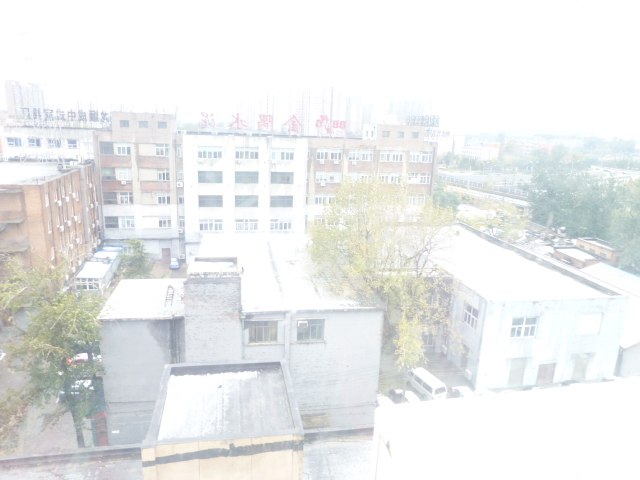
#> input picture samples/sample01.jpg, 640 x 480 px; its folder holds only this picture in this run
$ python my_clhe.py
#> lines starting #> are read from the running program, lines starting #| are printed output that depends on the picture
import os
import math
import numpy as np
import matplotlib.pyplot as plt
from PIL import Image
import time
import cv2

pixel_range = 256
img_dir = "samples"
result_dir = "clhe_results"

if not os.path.exists(result_dir):
    os.makedirs(result_dir)

def my_clhe(img, cliplimit, pixel_range):
    if pixel_range>=1 and cliplimit >=1 :
        height, width = img.shape
        s = np.zeros((pixel_range,), dtype=int)

        for i in range(height): #calculate original histgram
            for j in range(width):
                s[img[i, j]] = s[img[i, j]] + 1

        clipped = 0 # use cliplimit to redistribute the histgram
        for i in range(pixel_range):
            if s[i] > cliplimit:
                clipped = clipped + s[i] - cliplimit
                s[i] = cliplimit
        resdistBatch = int(clipped / pixel_range)
        residual = clipped - resdistBatch * pixel_range
        for i in range(pixel_range): # average distribution
            s[i] = s[i] + resdistBatch
        for i in range(residual):
            s[i] = s[i] + 1


        sum = np.zeros((pixel_range,), dtype=int) #calculate cumulative matrix
        for i in range(pixel_range):
            if i == 0:
                sum[i] = s[i]
            else:
                sum[i] = sum[i - 1] + s[i]
        for i in range(pixel_range):
            sum[i] = sum[i] / (height * width) * pixel_range

        res = np.zeros((height, width), dtype=int)
        for i in range(height):
            for j in range(width):
                res[i, j] = sum[img[i, j]]
    else:
        res = img

    return res

if __name__ == '__main__':
    img_names = os.listdir(img_dir)
    for img_name in img_names:
        if img_name.endswith(".jpg") or img_name.endswith(".jpeg"):

            #RGB
            RGB_folder_name = "rgb_clhe_results"
            if not os.path.exists(os.path.join(result_dir, RGB_folder_name)):
                os.makedirs(os.path.join(result_dir, RGB_folder_name))

            before_img = cv2.imread(os.path.join(img_dir, img_name))
#> before_img is the input picture: shape (480, 640, 3); mean B, G, R 234.8, 235.3, 233.6
            mb, mg, mr = cv2.split(before_img)
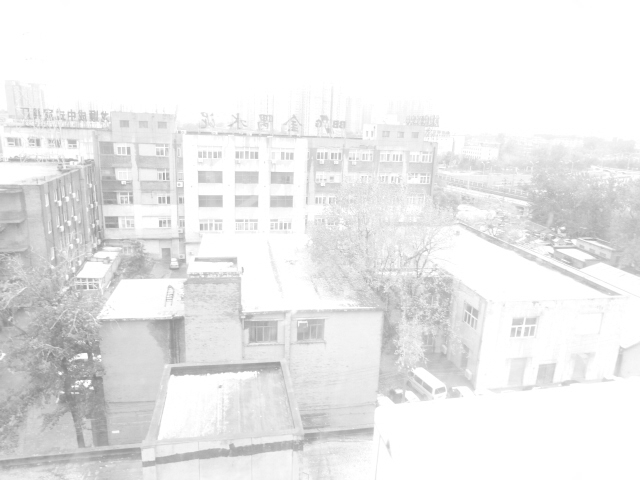
#> mg: shape (480, 640); min 129, max 255, mean 235.3

            cliplimit = 10000

            my_mb = my_clhe(mb,cliplimit,pixel_range)
#> after the loop in my_clhe, `for i in range(height):`: s = 256 values, max 133127 at index 255, min 0 at index 0, mean 1200
#> the loop in my_clhe, `for i in range(pixel_range):` made 256 passes
#> clipped on pass 256: 123127
#> after the loop in my_clhe, `for i in range(pixel_range):`: clipped = 123127; s = 256 values, max 10000 at index 255, min 0 at index 0, mean 719
#> in my_clhe, `resdistBatch = int(clipped / pixel_range)`: resdistBatch = 480
#> in my_clhe, `residual = clipped - resdistBatch * pixel_range`: residual = 247
#> after the loop in my_clhe, `for i in range(pixel_range):`: s = 256 values, max 10480 at index 255, min 480 at index 0, mean 1199
#> after the loop in my_clhe, `for i in range(residual):`: s = 256 values, max 10480 at index 255, min 481 at index 0, mean 1200
#> after the loop in my_clhe, `for i in range(pixel_range):`: sum = 256 values from 481 to 307200
#> after the loop in my_clhe, `for i in range(pixel_range):`: sum = 256 values from 0 to 256
#> after the loop in my_clhe, `for i in range(height):`:
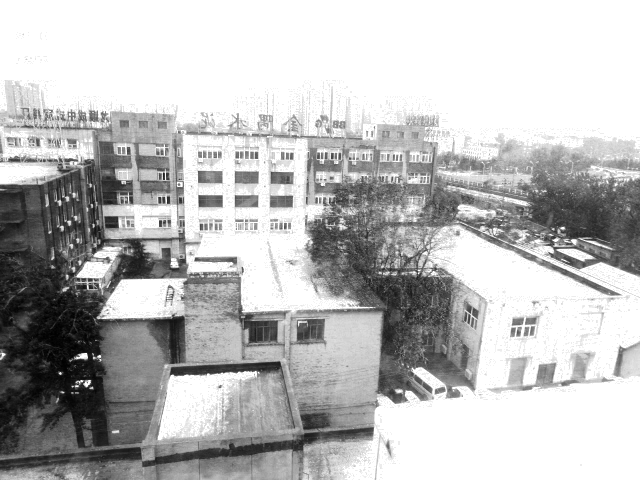
#> res: shape (480, 640) int64; min 52, max 256, mean 202.4; drawn with min black and max white
            my_mg = my_clhe(mg,cliplimit,pixel_range)
#> call 2 of my_clhe, with cliplimit = 10000, pixel_range = 256
#> after the loop in my_clhe (call 2), `for i in range(height):`: s = 256 values, max 122976 at index 255, min 0 at index 0, mean 1200
#> the loop in my_clhe (call 2), `for i in range(pixel_range):` made 256 passes
#> clipped on passes 255 to 256: 312, 113288
#> after the loop in my_clhe (call 2), `for i in range(pixel_range):`: clipped = 113288; s = 256 values, max 10000 at index 254, min 0 at index 0, mean 757.5
#> in my_clhe (call 2), `resdistBatch = int(clipped / pixel_range)`: resdistBatch = 442
#> in my_clhe (call 2), `residual = clipped - resdistBatch * pixel_range`: residual = 136
#> after the loop in my_clhe (call 2), `for i in range(pixel_range):`: s = 256 values, max 10442 at index 254, min 442 at index 0, mean 1199.5
#> after the loop in my_clhe (call 2), `for i in range(residual):`: s = 256 values, max 10442 at index 254, min 443 at index 0, mean 1200
#> after the loop in my_clhe (call 2), `for i in range(pixel_range):`: sum = 256 values from 443 to 307200
#> after the loop in my_clhe (call 2), `for i in range(pixel_range):`: sum = 256 values from 0 to 256
#> after the loop in my_clhe (call 2), `for i in range(height):`:
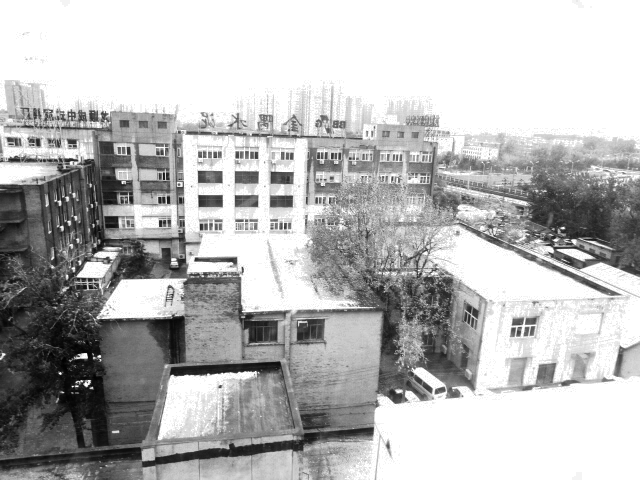
#> res: shape (480, 640) int64; min 47, max 256, mean 198.3; drawn with min black and max white
            my_mr = my_clhe(mr,cliplimit,pixel_range)
            res1_img = cv2.merge([my_mb,my_mg,my_mr])

            cv2.imwrite(os.path.join(result_dir, RGB_folder_name, img_name), res1_img)

            #HSV

            HSV_folder_name = "hsv_clhe_results"
            if not os.path.exists(os.path.join(result_dir, HSV_folder_name)):
                os.makedirs(os.path.join(result_dir, HSV_folder_name))

            before_img = cv2.imread(os.path.join(img_dir, img_name))
            before_img = cv2.cvtColor(before_img, cv2.COLOR_BGR2HSV)
#> before_img: shape (480, 640, 3); mean H, S, V 51.7, 8, 237.8
            h, s, v = cv2.split(before_img)
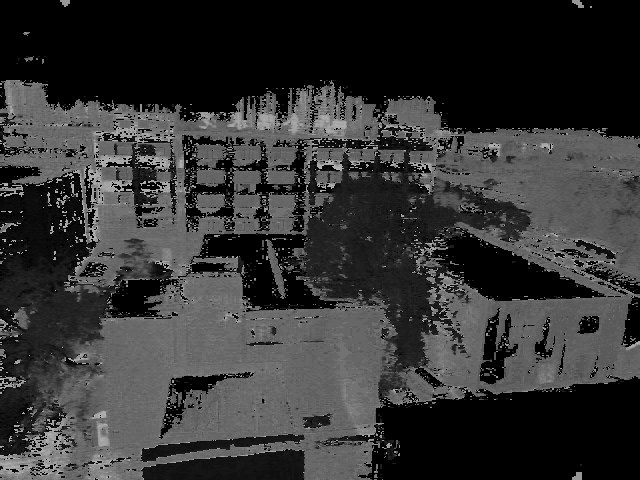
#> h: shape (480, 640); min 0, max 179, mean 51.7
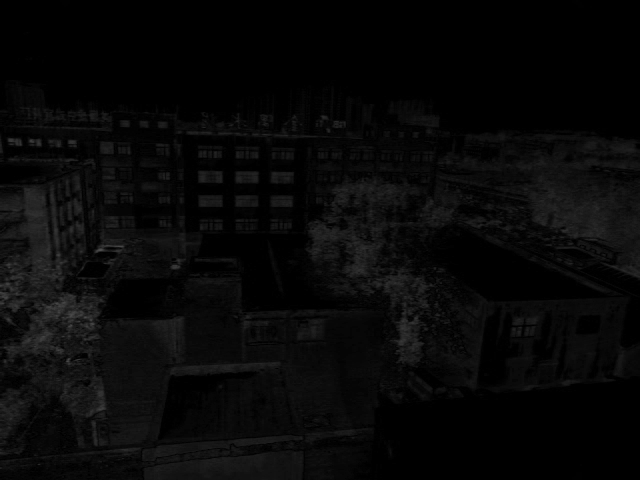
#> s: shape (480, 640); min 0, max 78, mean 8


            cliplimit = 10000
            v_ = my_clhe(v, cliplimit, pixel_range)
#> call 4 of my_clhe, with cliplimit = 10000, pixel_range = 256
#> after the loop in my_clhe (call 4), `for i in range(height):`: s = 256 values, max 136938 at index 255, min 0 at index 0, mean 1200
#> the loop in my_clhe (call 4), `for i in range(pixel_range):` made 256 passes
#> clipped on pass 256: 126938
#> after the loop in my_clhe (call 4), `for i in range(pixel_range):`: clipped = 126938; s = 256 values, max 10000 at index 255, min 0 at index 0, mean 704.1
#> in my_clhe (call 4), `resdistBatch = int(clipped / pixel_range)`: resdistBatch = 495
#> in my_clhe (call 4), `residual = clipped - resdistBatch * pixel_range`: residual = 218
#> after the loop in my_clhe (call 4), `for i in range(pixel_range):`: s = 256 values, max 10495 at index 255, min 495 at index 0, mean 1199.1
#> after the loop in my_clhe (call 4), `for i in range(residual):`: s = 256 values, max 10495 at index 255, min 496 at index 0, mean 1200
#> after the loop in my_clhe (call 4), `for i in range(pixel_range):`: sum = 256 values from 496 to 307200
#> after the loop in my_clhe (call 4), `for i in range(pixel_range):`: sum = 256 values from 0 to 256
#> after the loop in my_clhe (call 4), `for i in range(height):`:
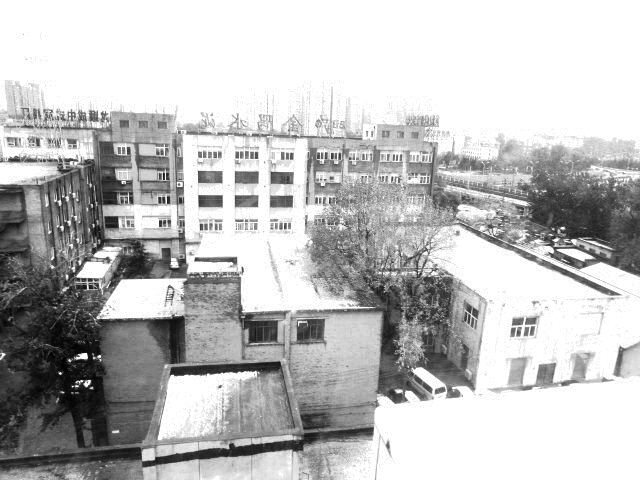
#> res: shape (480, 640) int64; min 55, max 256, mean 205.3; drawn with min black and max white

            for x in np.nditer(v_,  op_flags=['readwrite']):
                if x<0:
                    x[...] = 0
                elif x > 255:
                    x[...] = 255


            res1_img = cv2.merge([h, s, np.array(v_, dtype = 'uint8')])
#> res1_img: shape (480, 640, 3); mean H, S, V 51.7, 8, 204.8
            res1_img = cv2.cvtColor(res1_img, cv2.COLOR_HSV2BGR)
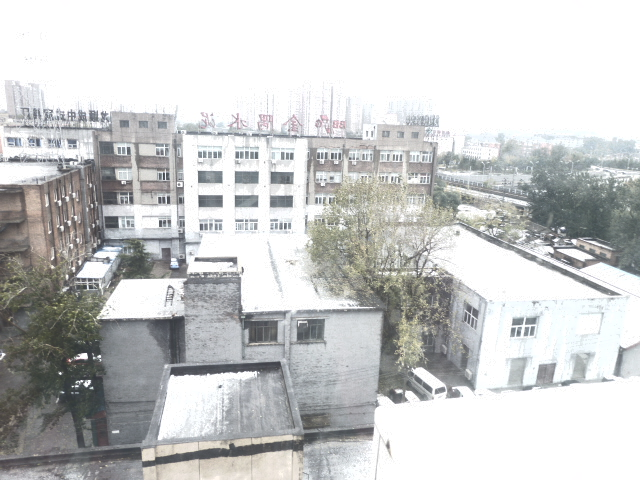
#> res1_img: shape (480, 640, 3); mean B, G, R 202.7, 202.9, 201.7

            cv2.imwrite(os.path.join(result_dir, HSV_folder_name, img_name), res1_img)

            #opencv clahe
            '''
            clahe = cv2.createCLAHE(clipLimit=4, tileGridSize=(8, 8))
            sys_mb = clahe.apply(mb)
            sys_mg = clahe.apply(mg)
            sys_mr = clahe.apply(mr)
            res2_img=cv2.merge([sys_mb,sys_mg,sys_mr])

            cv2.imwrite("res_clahe2.jpg",res2_img)

            '''

$ run again, on samples/sample05.jpeg
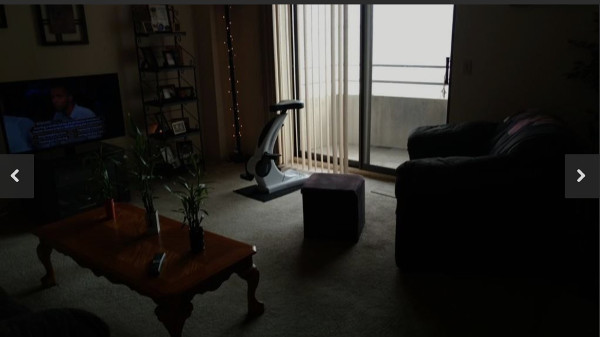
#> input picture samples/sample05.jpeg, 600 x 337 px
#> before_img is the input picture: shape (337, 600, 3); mean B, G, R 33, 36.7, 38.6
#> after the loop in my_clhe, `for i in range(height):`: s = 256 values, max 31181 at index 1, min 0 at index 223, mean 789.8
#> the loop in my_clhe, `for i in range(pixel_range):` made 256 passes
#> clipped on passes 2 to 3: 21181, 26000
#> after the loop in my_clhe, `for i in range(pixel_range):`: clipped = 26000; s = 256 values, max 10000 at index 1, min 0 at index 223, mean 688.3
#> resdistBatch = 101
#> residual = 144
#> after the loop in my_clhe, `for i in range(pixel_range):`: s = 256 values, max 10101 at index 1, min 101 at index 223, mean 789.3
#> after the loop in my_clhe, `for i in range(residual):`: s = 256 values, max 10102 at index 1, min 101 at index 223, mean 789.8
#> after the loop in my_clhe, `for i in range(pixel_range):`: sum = 256 values from 8665 to 202200
#> after the loop in my_clhe, `for i in range(pixel_range):`: sum = 256 values from 10 to 256
#> the loop in my_clhe (call 2), `for i in range(pixel_range):` made 256 passes
#> clipped on passes 2 to 4: 11292, 15168, 19917
#> before_img: shape (337, 600, 3); mean H, S, V 27.4, 80.9, 39.3
#> after the loop in my_clhe (call 4), `for i in range(height):`: s = 256 values, max 19845 at index 1, min 0 at index 223, mean 789.8
#> the loop in my_clhe (call 4), `for i in range(pixel_range):` made 256 passes
#> clipped on passes 2 to 4: 9845, 11543, 14484
#> after the loop in my_clhe (call 4), `for i in range(pixel_range):`: clipped = 14484; s = 256 values, max 10000 at index 1, min 0 at index 223, mean 733.3
#> resdistBatch = 56
#> residual = 148
#> after the loop in my_clhe (call 4), `for i in range(pixel_range):`: s = 256 values, max 10056 at index 1, min 56 at index 223, mean 789.3
#> after the loop in my_clhe (call 4), `for i in range(residual):`: s = 256 values, max 10057 at index 1, min 56 at index 223, mean 789.8
#> after the loop in my_clhe (call 4), `for i in range(pixel_range):`: sum = 256 values from 631 to 202200
#> after the loop in my_clhe (call 4), `for i in range(pixel_range):`: sum = 256 values from 0 to 256
#> after the loop in my_clhe (call 4), `for i in range(height):`:
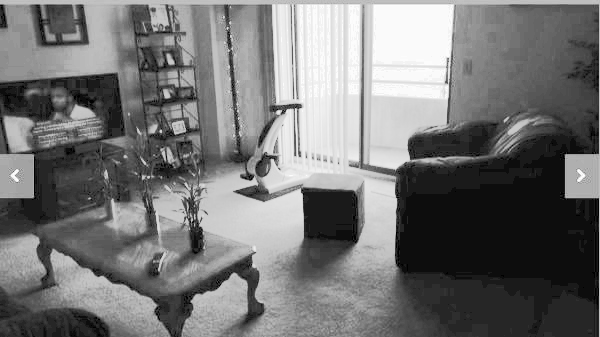
#> res: shape (337, 600) int64; min 0, max 253, mean 116.4
#> the loop `for x in np.nditer(v_,  op_flags=['readwrite']):` made 202200 passes
#> `res1_img = cv2.cvtColor(res1_img, cv2.COLOR_HSV2BGR)`:
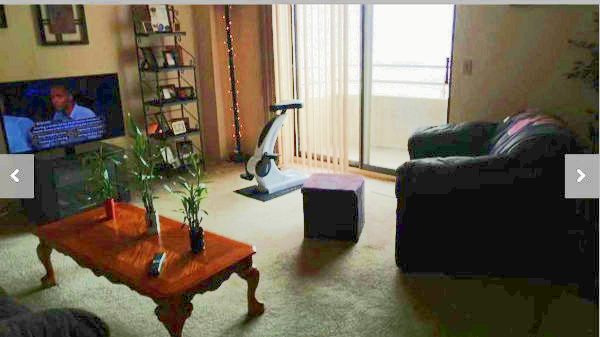
#> res1_img: shape (337, 600, 3); mean B, G, R 86.5, 103.6, 112.5

$ run again, on samples/sample06.jpg
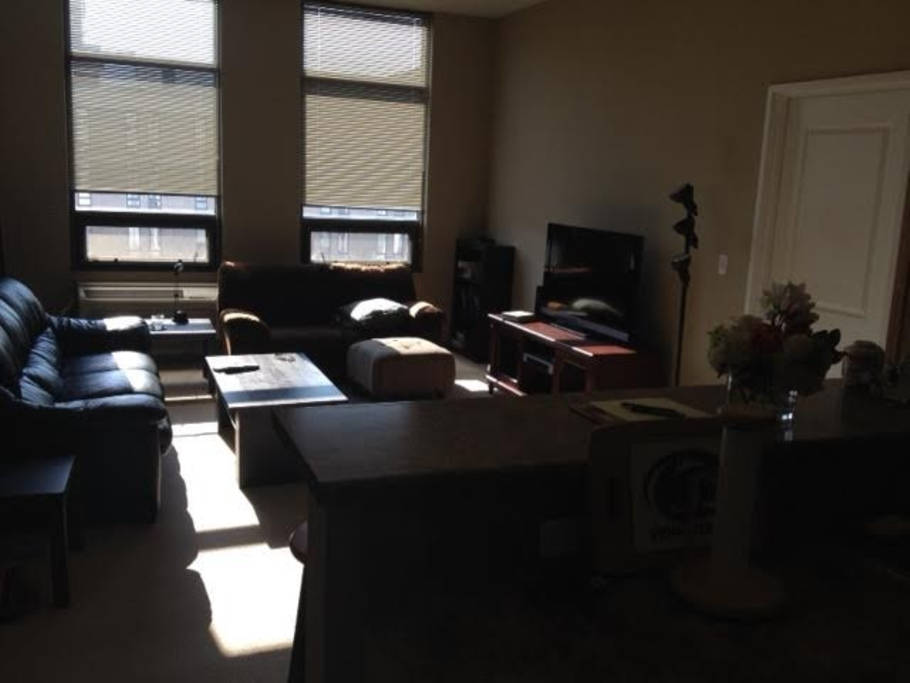
#> input picture samples/sample06.jpg, 910 x 683 px
#> before_img is the input picture: shape (683, 910, 3); mean B, G, R 50.4, 54.5, 58.9
#> after the loop in my_clhe, `for i in range(height):`: s = 256 values, max 31453 at index 9, min 138 at index 1, mean 2427.9
#> the loop in my_clhe, `for i in range(pixel_range):` made 256 passes
#> clipped on passes 8 to 15: 16762, 21998, 43451, 53398, 69951, 78379, 85587, 91001
#> after the loop in my_clhe, `for i in range(pixel_range):`: clipped = 105460; s = 256 values, max 10000 at index 7, min 138 at index 1, mean 2015.9
#> resdistBatch = 411
#> residual = 244
#> after the loop in my_clhe, `for i in range(pixel_range):`: s = 256 values, max 10411 at index 7, min 549 at index 1, mean 2426.9
#> after the loop in my_clhe, `for i in range(residual):`: s = 256 values, max 10412 at index 7, min 550 at index 1, mean 2427.9
#> after the loop in my_clhe, `for i in range(pixel_range):`: sum = 256 values from 620 to 621530
#> after the loop in my_clhe, `for i in range(pixel_range):`: sum = 256 values from 0 to 256
#> after the loop in my_clhe (call 2), `for i in range(height):`: s = 256 values, max 33781 at index 11, min 9 at index 0, mean 2427.9
#> the loop in my_clhe (call 2), `for i in range(pixel_range):` made 256 passes
#> clipped on passes 8 to 15: 8867, 12050, 24979, 27652, 51433, 66791, 81370, 88012
#> after the loop in my_clhe (call 2), `for i in range(pixel_range):`: clipped = 95693; s = 256 values, max 10000 at index 7, min 9 at index 0, mean 2054.1
#> resdistBatch = 373
#> residual = 205
#> after the loop in my_clhe (call 2), `for i in range(pixel_range):`: s = 256 values, max 10373 at index 7, min 382 at index 0, mean 2427.1
#> after the loop in my_clhe (call 2), `for i in range(residual):`: s = 256 values, max 10374 at index 7, min 383 at index 0, mean 2427.9
#> after the loop in my_clhe (call 2), `for i in range(pixel_range):`: sum = 256 values from 383 to 621530
#> after the loop in my_clhe (call 2), `for i in range(pixel_range):`: sum = 256 values from 0 to 256
#> after the loop in my_clhe (call 2), `for i in range(height):`:
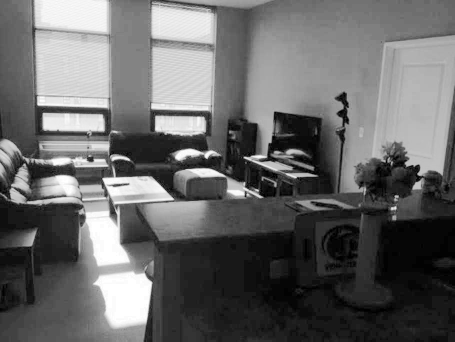
#> res: shape (683, 910) int64 (shown at 1/2 size); min 0, max 256, mean 104.7; drawn with min black and max white
#> before_img: shape (683, 910, 3); mean H, S, V 32.8, 55.7, 60.2
#> the loop `for x in np.nditer(v_,  op_flags=['readwrite']):` made 621530 passes
#> `res1_img = cv2.cvtColor(res1_img, cv2.COLOR_HSV2BGR)`:
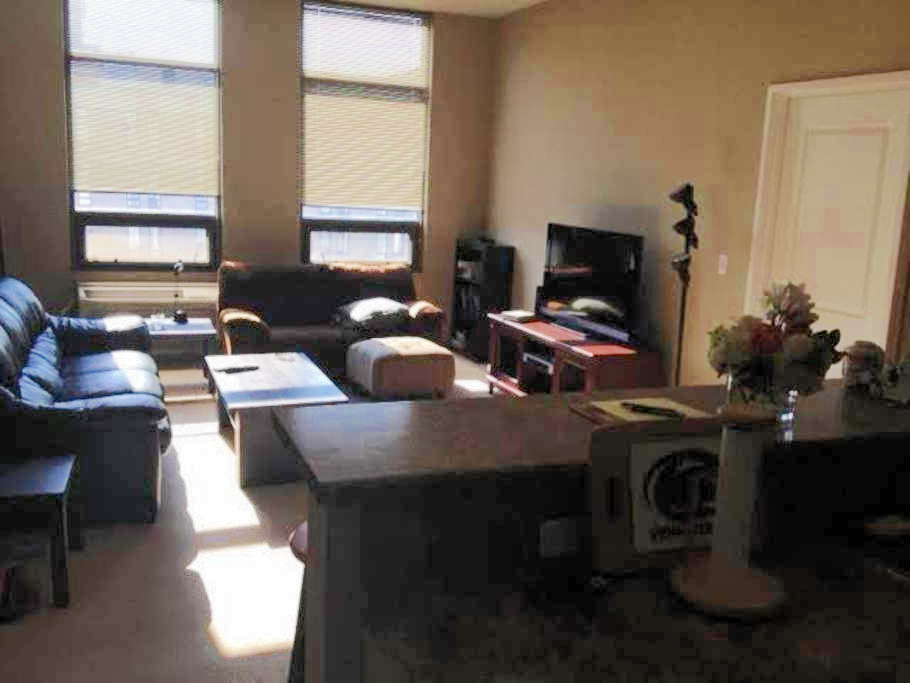
#> res1_img: shape (683, 910, 3); mean B, G, R 87.6, 97.1, 108
